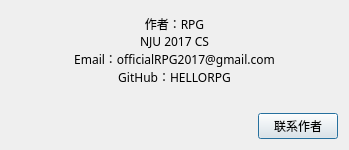
<?xml version="1.0" encoding="UTF-8"?>
<ui version="4.0">
 <class>AboutAuthorDialog</class>
 <widget class="QDialog" name="AboutAuthorDialog">
  <property name="geometry">
   <rect>
    <x>0</x>
    <y>0</y>
    <width>349</width>
    <height>150</height>
   </rect>
  </property>
  <property name="font">
   <font>
    <family>华文中宋</family>
   </font>
  </property>
  <property name="windowTitle">
   <string>关于作者</string>
  </property>
  <property name="windowIcon">
   <iconset resource="img.qrc">
    <normaloff>:/MainWindow/aboutAuthor</normaloff>:/MainWindow/aboutAuthor</iconset>
  </property>
  <layout class="QVBoxLayout" name="verticalLayout">
   <item>
    <widget class="QTextBrowser" name="textBrowser">
     <property name="autoFillBackground">
      <bool>false</bool>
     </property>
     <property name="styleSheet">
      <string notr="true">background-color:transparent</string>
     </property>
     <property name="frameShape">
      <enum>QFrame::NoFrame</enum>
     </property>
     <property name="html">
      <string>&lt;!DOCTYPE HTML PUBLIC &quot;-//W3C//DTD HTML 4.0//EN&quot; &quot;http://www.w3.org/TR/REC-html40/strict.dtd&quot;&gt;
&lt;html&gt;&lt;head&gt;&lt;meta name=&quot;qrichtext&quot; content=&quot;1&quot; /&gt;&lt;style type=&quot;text/css&quot;&gt;
p, li { white-space: pre-wrap; }
&lt;/style&gt;&lt;/head&gt;&lt;body style=&quot; font-family:'华文中宋'; font-size:9pt; font-weight:400; font-style:normal;&quot;&gt;
&lt;p align=&quot;center&quot; style=&quot; margin-top:0px; margin-bottom:0px; margin-left:0px; margin-right:0px; -qt-block-indent:0; text-indent:0px;&quot;&gt;&lt;span style=&quot; font-family:'华文中宋';&quot;&gt;作者：RPG&lt;/span&gt;&lt;/p&gt;
&lt;p align=&quot;center&quot; style=&quot; margin-top:0px; margin-bottom:0px; margin-left:0px; margin-right:0px; -qt-block-indent:0; text-indent:0px;&quot;&gt;&lt;span style=&quot; font-family:'华文中宋';&quot;&gt;NJU 2017 CS&lt;/span&gt;&lt;/p&gt;
&lt;p align=&quot;center&quot; style=&quot; margin-top:0px; margin-bottom:0px; margin-left:0px; margin-right:0px; -qt-block-indent:0; text-indent:0px;&quot;&gt;&lt;span style=&quot; font-family:'华文中宋';&quot;&gt;Email：officialRPG2017@gmail.com&lt;/span&gt;&lt;/p&gt;
&lt;p align=&quot;center&quot; style=&quot; margin-top:0px; margin-bottom:0px; margin-left:0px; margin-right:0px; -qt-block-indent:0; text-indent:0px;&quot;&gt;&lt;span style=&quot; font-family:'华文中宋';&quot;&gt;GitHub：HELLORPG&lt;/span&gt;&lt;/p&gt;&lt;/body&gt;&lt;/html&gt;</string>
     </property>
    </widget>
   </item>
   <item alignment="Qt::AlignRight">
    <widget class="QPushButton" name="buttonConnectAuthor">
     <property name="text">
      <string>联系作者</string>
     </property>
    </widget>
   </item>
  </layout>
 </widget>
 <resources>
  <include location="img.qrc"/>
 </resources>
 <connections/>
</ui>
